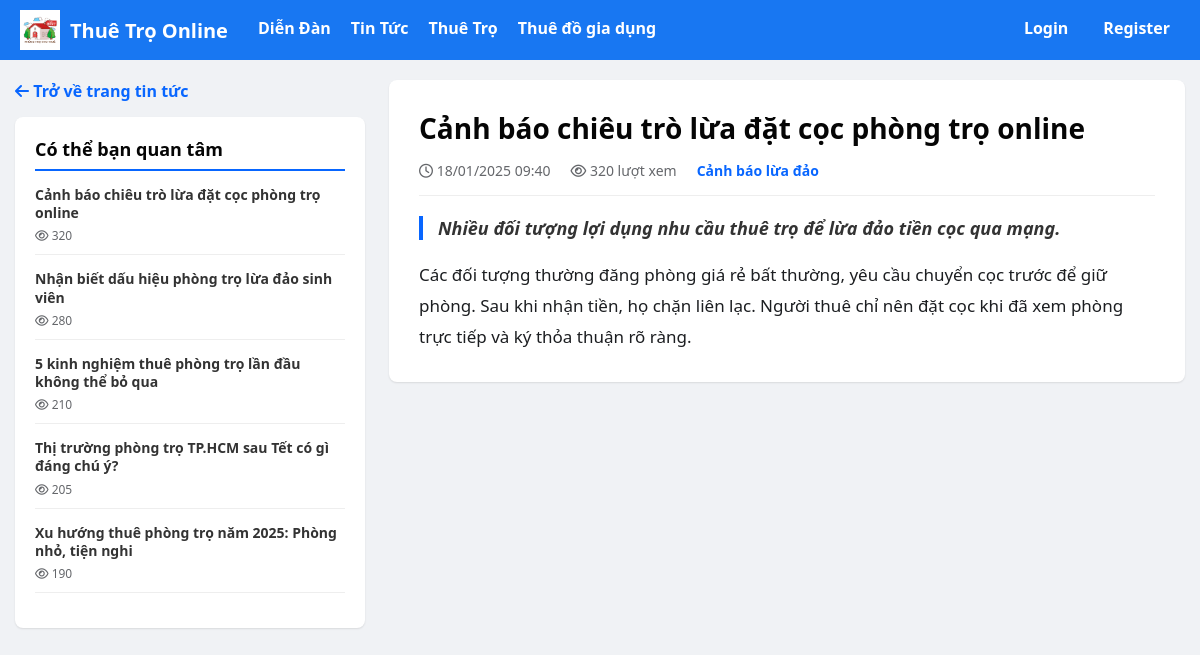
The app's page /news-detail.php?id=7 with its own data.
### tables this page shows
CREATE TABLE news (
    id INT AUTO_INCREMENT PRIMARY KEY,
    title VARCHAR(255) NOT NULL COMMENT 'Tiêu đề tin',
    slug VARCHAR(255) NOT NULL UNIQUE COMMENT 'Slug SEO',
    image_url VARCHAR(255) DEFAULT NULL COMMENT 'Ảnh đại diện tin',
    category VARCHAR(100) NOT NULL COMMENT 'Thể loại tin tức',
    summary TEXT COMMENT 'Mô tả ngắn',
    content LONGTEXT NOT NULL COMMENT 'Nội dung chi tiết',
    views INT DEFAULT 0 COMMENT 'Lượt xem',
    created_at DATETIME DEFAULT CURRENT_TIMESTAMP COMMENT 'Ngày đăng',
    INDEX idx_category (category),
    INDEX idx_views (views)
);

### public/news-detail.php (the view, shortened to what this page needs)
<?php
require_once __DIR__ . '/../config/db.php';
$id = isset($_GET['id']) ? (int)$_GET['id'] : 0;
$newsItem = null;
if ($id) {
    $pdo->exec("UPDATE news SET views = views + 1 WHERE id = $id");
    $stmt = $pdo->prepare("SELECT * FROM news WHERE id = ?");
    $stmt->execute([$id]);
    $newsItem = $stmt->fetch();
}
try {
    $stmtTop = $pdo->query("SELECT * FROM news ORDER BY views DESC LIMIT 5");
    $topNews = $stmtTop->fetchAll();
} catch (PDOException $e) {
    $topNews = [];
}
?>
<!doctype html>
<html lang="vi">
<head>
    <link rel="stylesheet" href="/assets/css/style.css">
    <link rel="stylesheet" href="https://cdnjs.cloudflare.com/ajax/libs/font-awesome/6.4.0/css/all.min.css">
</head>
<body>
<?php include __DIR__ . '/includes/header.php'; ?>
<div class="container">
    <aside class="sidebar">
        <a href="/news.php" class="btn-back"><i class="fa-solid fa-arrow-left"></i> Trở về trang tin tức</a>
        <div class="sidebar-card">
            <div class="sidebar-title">Có thể bạn quan tâm</div>
            <div class="top-news-list">
                <?php foreach ($topNews as $item): ?>
                    <a href="/news-detail.php?id=<?= $item['id'] ?>" class="top-news-item">
                        <div class="top-news-info">
                            <h4><?= htmlspecialchars($item['title']) ?></h4>
                            <div class="top-news-views"><i class="fa-regular fa-eye"></i> <?= number_format($item['views']) ?></div>
                        </div>
                    </a>
                <?php endforeach; ?>
            </div>
        </div>
    </aside>
    <main class="main-content">
        <article class="detail-card">
            <h1 class="detail-title"><?= htmlspecialchars($newsItem['title']) ?></h1>
            <div class="detail-meta">
                <span><i class="fa-regular fa-clock"></i> <?= date('d/m/Y H:i', strtotime($newsItem['created_at'])) ?></span>
                <span><i class="fa-regular fa-eye"></i> <?= number_format($newsItem['views']) ?> lượt xem</span>
                <span style="color: var(--primary-color); font-weight: bold;"><?= htmlspecialchars($newsItem['category']) ?></span>
            </div>
            <div class="detail-summary">
                <?= nl2br(htmlspecialchars($newsItem['summary'])) ?>
            </div>
            <div class="detail-body">
                <?= nl2br(htmlspecialchars($newsItem['content'])) ?>
            </div>
        </article>
    </main>
</div>
<?php if (file_exists(__DIR__ . '/includes/footer.php')) include __DIR__ . '/includes/footer.php'; ?>
</body>
</html>

### public/assets/css/style.css (style rules this page uses)
body { font-family: Arial, sans-serif; margin: 16px; }

### public/news-detail.php (style rules this page uses)
:root { --bg-color: #f0f2f5; --card-bg: #ffffff; --primary-color: #0866ff; --text-color: #050505; --secondary-text: #65676b; }
body { font-family: 'Segoe UI', Helvetica, Arial, sans-serif; background-color: var(--bg-color); margin: 0; padding: 0; color: var(--text-color); }
.container { max-width: 1200px; margin: 20px auto; padding: 0 15px; display: grid; grid-template-columns: 350px 1fr; gap: 24px; }
.sidebar { position: sticky; top: 20px; height: fit-content; }
.sidebar-card { background: var(--card-bg); border-radius: 8px; box-shadow: 0 1px 2px rgba(0, 0, 0, 0.1); padding: 20px; margin-bottom: 20px; }
.sidebar-title { font-size: 18px; font-weight: 700; margin-bottom: 15px; border-bottom: 2px solid var(--primary-color); padding-bottom: 8px; }
.top-news-item { display: block; margin-bottom: 15px; border-bottom: 1px solid #eee; padding-bottom: 10px; text-decoration: none; color: inherit; }
.top-news-info h4 { margin: 0 0 5px 0; font-size: 14px; font-weight: 600; line-height: 1.3; color: #333; }
.top-news-views { font-size: 12px; color: var(--secondary-text); }
.detail-card { background: white; padding: 30px; border-radius: 8px; box-shadow: 0 1px 2px rgba(0,0,0,0.1); }
.detail-title { font-size: 28px; font-weight: 700; margin: 0 0 15px 0; line-height: 1.3; }
.detail-meta { color: var(--secondary-text); margin-bottom: 20px; padding-bottom: 15px; border-bottom: 1px solid #eee; display: flex; gap: 20px; font-size: 14px; }
.detail-summary { font-weight: 600; font-size: 18px; margin-bottom: 20px; color: #333; font-style: italic; border-left: 4px solid var(--primary-color); padding-left: 15px; }
.detail-body { font-size: 17px; line-height: 1.8; color: #1c1e21; }
.btn-back { display: inline-block; margin-bottom: 15px; text-decoration: none; color: var(--primary-color); font-weight: 600; }

### records on screen
news: title "Cảnh báo chiêu trò lừa đặt cọc phòng trọ online", views "320", created_at "18/01/2025 09:40", category "Cảnh báo lừa đảo", summary "Nhiều đối tượng lợi dụng nhu cầu thuê trọ để lừa đảo tiền cọc qua mạng.", content "Các đối tượng thường đăng phòng giá rẻ bất thường, yêu cầu chuyển cọc trước để giữ phòng. Sau khi nhận tiền, họ chặn liên lạc. Người thuê chỉ nên đặt cọc khi đã xem phòng trực tiếp và ký thỏa thuận rõ ràng."
news: title "Nhận biết dấu hiệu phòng trọ lừa đảo sinh viên", views "280"
news: title "5 kinh nghiệm thuê phòng trọ lần đầu không thể bỏ qua", views "210"
news: title "Thị trường phòng trọ TP.HCM sau Tết có gì đáng chú ý?", views "205"
news: title "Xu hướng thuê phòng trọ năm 2025: Phòng nhỏ, tiện nghi", views "190"
